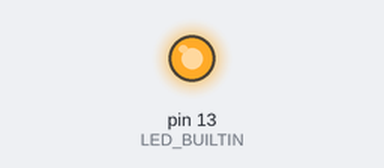
Simulated run of this sketch. Board: Arduino Uno, built with avr-gcc and run on an emulated ATmega328P. Parts: output pins drawn as LEDs (lit = HIGH). What the sketch prints to the serial monitor is not drawn.

Above: at 5.2 s.
At 8.2 s:
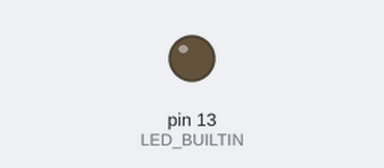
Timing chart, 0 to 12.8 s (numbered marks = the images above):
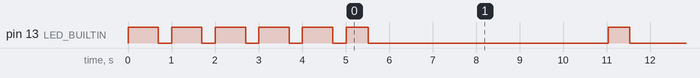

Measured:
- by itself, pin 13 (LED_BUILTIN): goes 4 × (LOW 0.30 s, HIGH 0.70 s), LOW 0.32 s, 20 × (HIGH 0.50 s, LOW 5.5 s), HIGH 0.50 s, then LOW

The sketch:

i2c_bus_scan.ino
```cpp
#include <Wire.h>

/*
 * Ouput when scanning a Nano RX (no associated to a TX):
 *
 * Scanning...
 * I2C device found at address 0x01  !
 * I2C device found at address 0x02  !
 * I2C device found at address 0x03  !
 * I2C device found at address 0x04  !
 * I2C device found at address 0x05  !
 * I2C device found at address 0x06  !
 * I2C device found at address 0x07  !
 * I2C device found at address 0x76  !
 * I2C device found at address 0x7C  !
 * I2C device found at address 0x7D  !
 * I2C device found at address 0x7E  !
 * done
 *
 */

#define LED_ON() digitalWrite(LED_BUILTIN, HIGH)
#define LED_OFF() digitalWrite(LED_BUILTIN, LOW)

// the setup routine runs once when you press reset:
void setup() {
  Serial.begin(115200, SERIAL_8N1);

  /* I2C Init, make sure the internal pull-ups are enabled */
#if 1
  pinMode (SDA, INPUT_PULLUP);
  pinMode (SCL, INPUT_PULLUP);
  digitalWrite(SDA, 1);
  digitalWrite(SCL, 1);
#endif
  Wire.begin();

  pinMode(LED_BUILTIN, OUTPUT);
  LED_OFF();

  while (!Serial);             // Leonardo: wait for serial monitor
  Serial.println("\nI2C Scanner");

  /* Toggle the led to indicate setup complete */
  for(int i = 0; i < 5; i++) {
    LED_ON();
    delay(700);
    LED_OFF();
    delay(300);
  }
}

// the loop routine runs over and over again forever:
void loop() {
    byte error, address;
  int nDevices;

  Serial.println("Scanning...");

  nDevices = 0;
  for(address = 1; address < 127; address++ )
  {
    // The i2c_scanner uses the return value of
    // the Write.endTransmisstion to see if
    // a device did acknowledge to the address.
    Wire.beginTransmission(address);
    error = Wire.endTransmission();

    if (error == 0)
    {
      Serial.print("I2C device found at address 0x");
      if (address<16)
        Serial.print("0");
      Serial.print(address,HEX);
      Serial.println("  !");

      nDevices++;
    }
    else if (error==4)
    {
      Serial.print("Unknown error at address 0x");
      if (address<16)
        Serial.print("0");
      Serial.println(address,HEX);
    }
  }
  if (nDevices == 0)
    Serial.println("No I2C devices found\n");
  else
    Serial.println("done\n");

    LED_ON();
    delay(500);
    LED_OFF();
    delay(500);

  delay(5000);           // wait 5 seconds for next scan
}
```
